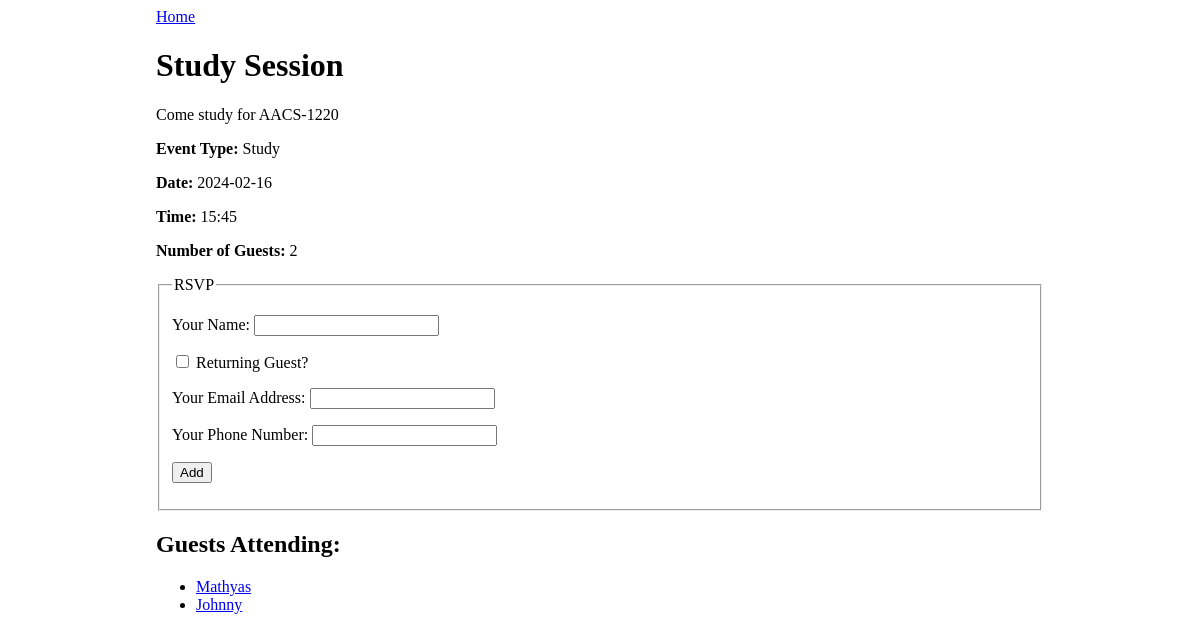
Screenshot of /event/1 with the database file from the repository.
### events_app/models.py (models this page shows)
class Event(db.Model):
    id = db.Column(db.Integer, primary_key=True)
    title = db.Column(db.String(80), nullable=False)
    description = db.Column(db.String(200), nullable=False)
    date_and_time = db.Column(db.DateTime)
    event_type = db.Column(db.Enum(EventType), default=EventType.PARTY)
    guests = db.relationship('Guest', backref='event', secondary='guest_event_table')

class Guest(db.Model):
    id = db.Column(db.Integer, primary_key=True)
    name = db.Column(db.String(80), nullable=False)
    email = db.Column(db.String(80), nullable=False)
    phone = db.Column(db.String(80), nullable=False)
    events_attending = db.relationship('Event', backref='guest', secondary='guest_event_table')

### events_app/routes.py (the view)
@main.route('/event/<event_id>', methods=['GET'])
def event_detail(event_id):
    event = Event.query.get(event_id)
    return render_template('event_detail.html', event=event)

### events_app/models.py (called while the page is built)
    def __str__(self):
        return str(self.value)

### events_app/templates/event_detail.html (shortened to what this page needs)
{% extends 'base.html' %}
{% block content %}
<a href="/">Home</a>
<h1>{{ event.title }}</h1>
<p>{{ event.description }}</p>
<p><strong>Event Type:</strong> {{ event.event_type }}</p>
<p><strong>Date:</strong> {{ event.date_and_time.strftime('%Y-%m-%d') }}</p>
<p><strong>Time:</strong> {{ event.date_and_time.strftime('%H:%M') }}</p>
<p><strong>Number of Guests:</strong> {{ event.guests|length }}</p>
<form method="POST">
    <fieldset>
        <legend>RSVP</legend>
        <p>
            <label>
                Your Name:
                <input type="text" name="guest_name">
            </label>
        </p>
        <p>
            <label>
                <input type="checkbox" name="returning" onchange="returningGuestChanged(this.checked)">
                Returning Guest?
            </label>
        </p>
        <div id="new-guest-info">
            <p>
                <label>
                    Your Email Address:
                    <input type="email" name="email">
                </label>
            </p>
            <p>
                <label>
                    Your Phone Number:
                    <input type="phone" name="phone">
                </label>
            </p>
        </div>
        <p>
            <input type="submit" name="submit" value="Add">
        </p>
    </fieldset>
</form>
<h2>Guests Attending:</h2>
<ul>
    {% for guest in event.guests %}
        <li><a href="/guest/{{ guest.id }}">{{ guest.name }}</a></li>
    {% endfor %}
</ul>
{% endblock %}

### events_app/static/style.css (style rules this page uses)
body { display: flex; justify-content: center; }

### rows the page displays
Event: title "Study Session", description "Come study for AACS-1220", event_type "Study", date_and_time "2024-02-16", date_and_time "15:45"
Guest: name "Mathyas"
Guest: name "Johnny"

### other values shown
{{ event.guests|length }} "2"
